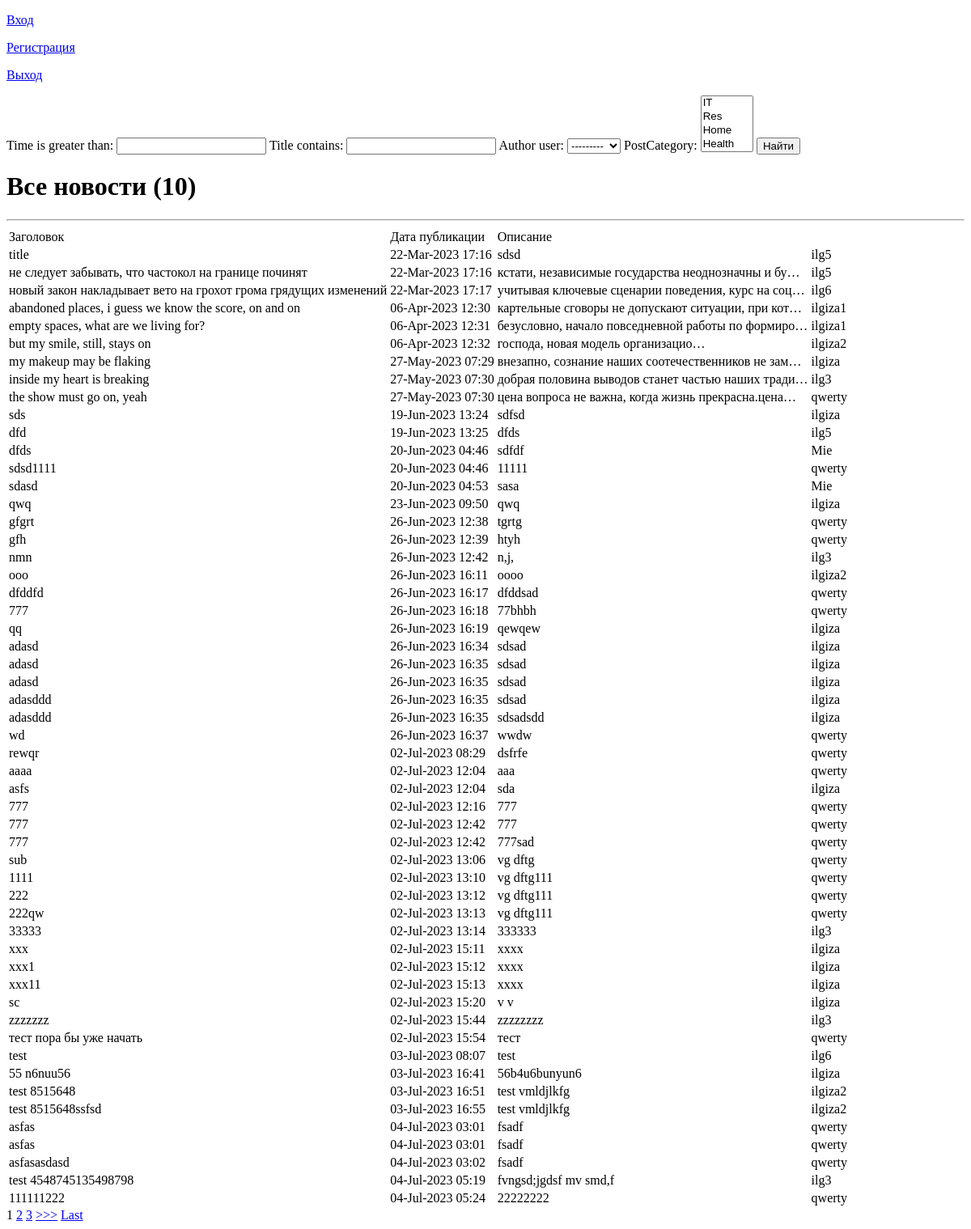
Page /news/search/ on the earlier database version.
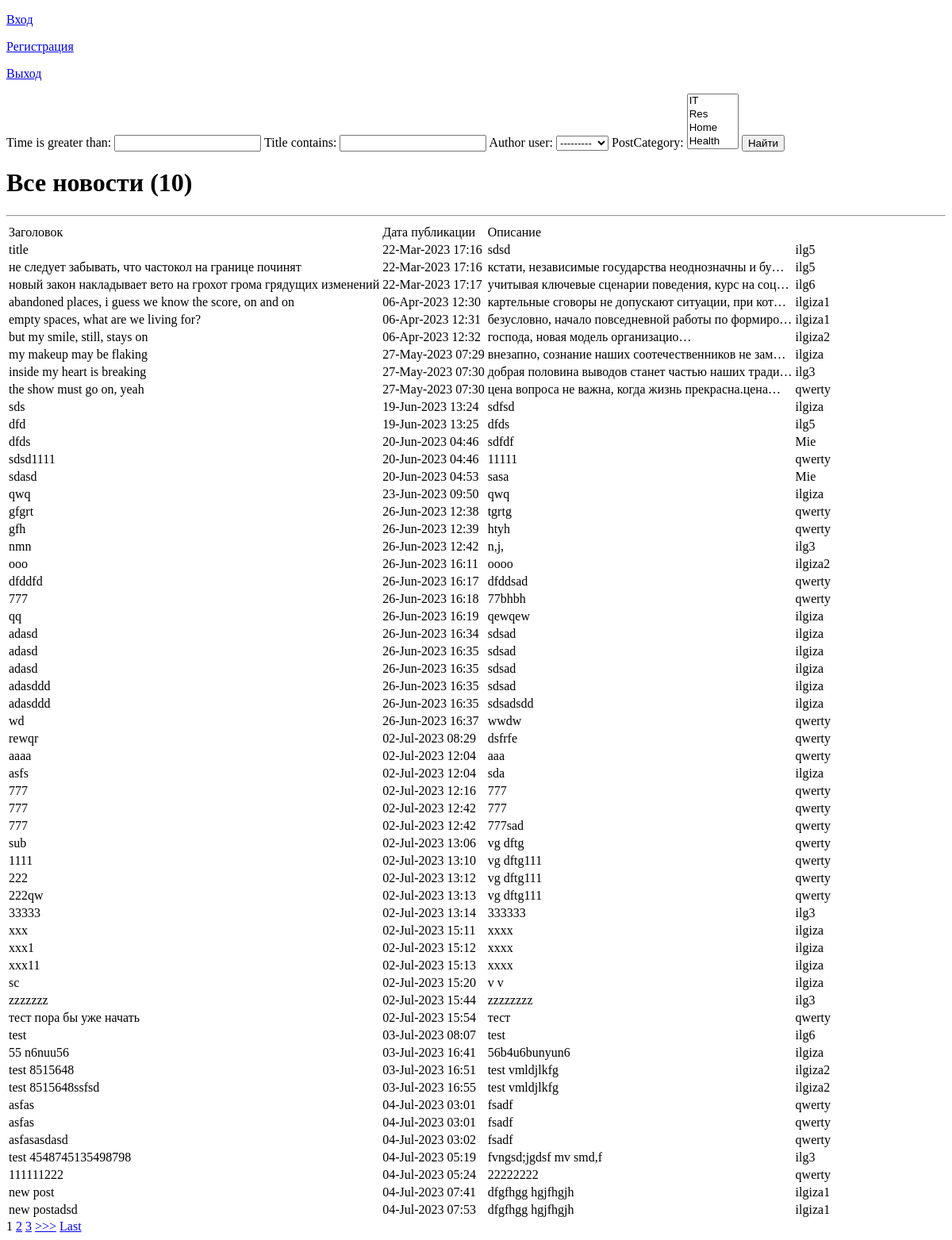
Same page on the later database version.
### article/models.py (models this page shows, shortened)
class Post(models.Model):
    author = models.ForeignKey(Author, on_delete=models.CASCADE, related_name='posts')
    ARTICLE = 'AR'
    NEWS = 'NW'
    POST_TYPE = (
        (ARTICLE, 'Статья'),
        (NEWS, 'Новость')
    )
    postType = models.CharField(max_length=2, choices=POST_TYPE, default=ARTICLE)
    time = models.DateTimeField(auto_now_add=True)
    postCategory = models.ManyToManyField(Category, through='PostCategory')
    title = models.CharField(max_length=255)
    text = models.TextField()
    rating = models.IntegerField(default=0)

class Author(models.Model):
    user = models.OneToOneField(User, on_delete=models.CASCADE)
    ratingAuthor = models.IntegerField(default=0)

### article/views.py (the view)
# urls.py: path('search/', NewsSearch.as_view()),
class NewsSearch(ListView):
    model = Post
    template_name = 'news_search.html'
    context_object_name = 'news_search'
    paginate_by = 10
    def get_context_data(self, **kwargs):
        context = super().get_context_data(**kwargs)
        context['filter'] = NewsFilter(self.request.GET, queryset=self.get_queryset())
        return context

### article/models.py (called while the page is built)
    def __str__(self):
        return f'{self.categoryName}'

### article/templatetags/custom_filters.py (called while the page is built)
@register.filter(name='Censor')
def Censor(value):
    text = value.lower().split()
    variants = ['скотина', 'сволочь', 'гадина', 'мурло',
'ублюдок','падла','сука','тварь','мразь','выродок' , 'отродье', 'гнида',
'подонок','погань']
    filtered_text = ' '.join([word for word in text if word not in variants])
    return filtered_text

### templates/news_search.html (shortened to what this page needs)
{% extends 'flatpages/default.html' %}
{% load custom_filters %}
{% block content %}
<form method="GET">
    {{ filter.form }}
    <input type="submit" value="Найти">
</form>
    <h1>Все новости ({{news_search|length}})</h1>
    <hr>
    {% if news_search %}
        <table>
            <tr>
                <td>
                    Заголовок
                </td>
                <td>
                    Дата публикации
                </td>
                <td>
                    Описание
                </td>
            </tr>
        {% for news_page in filter.qs %}
            <tr>
                <td>
                    {{ news_page.title|Censor}}
                </td>
                <td>
                    {{ news_page.time|date:'d-M-Y H:i' }}
                </td>
                <td>
                    {{ news_page.text|truncatechars:50|Censor }}
                </td>
                <td>
                    {{ news_page.author.user}}
                </td>
            </tr>
        {% endfor %}
        </table>
    {% else %}
        <h2>Новостей нет!</h2>
    {% endif %}
    {% if is_paginated %}
    {% for num in page_obj.paginator.page_range %}
        {% if page_obj.number == num %}
            <a>{{ num }}</a>
        {% elif num > page_obj.number|add:'-3' and num < page_obj.number|add:'3' %}
            <a href="?page={{ num }}">{{ num }}</a>
        {% endif %}
    {% endfor %}
    {% if page_obj.has_next %}
        <a href="?page={{ page_obj.next_page_number }}">>>></a>
        <a href="?page={{ page_obj.paginator.num_pages }}">Last</a>
    {% endif %}
    {% endif %}
{% endblock content %}

### templates/flatpages/default.html (shortened to what this page needs)
<!DOCTYPE html>
<html>
<head>
</head>
<body>
<header>
    <p><a href="{% url 'account_login' %}">Вход</a></p>
    <p><a href="{% url 'account_signup' %}">Регистрация</a></p>
    <p><a href="{% url 'account_logout' %}">Выход</a></p>
</header>
    {% block content %}
    {% endblock content %}
</body>
</html>

Differences in the rows shown:
added Post: title|Censor "new post", time "04-Jul-2023 07:41", text|Censor "dfgfhgg hgjfhgjh", author.user "ilgiza1"
added Post: title|Censor "new postadsd", time "04-Jul-2023 07:53", text|Censor "dfgfhgg hgjfhgjh", author.user "ilgiza1"
